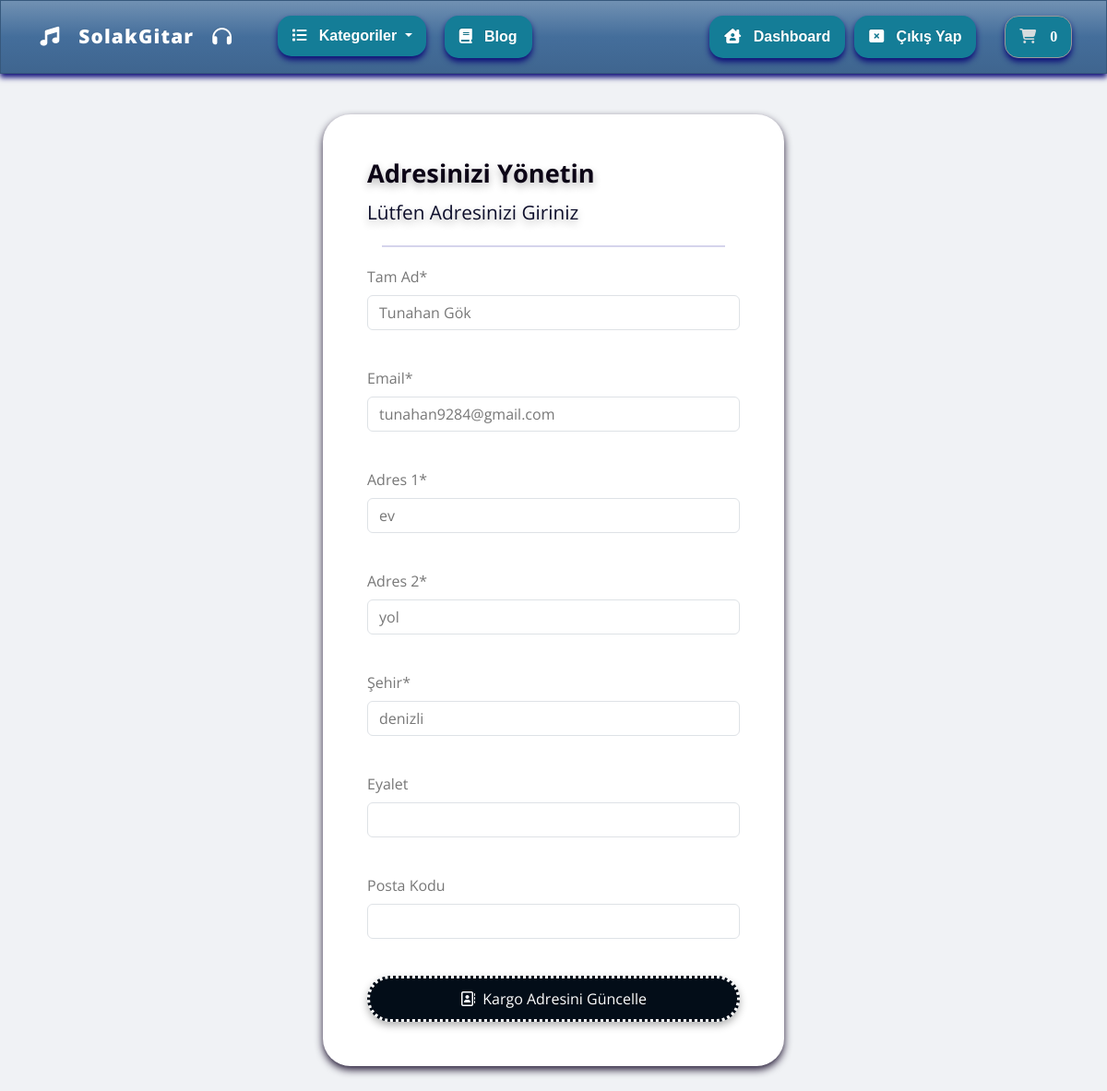
Screenshot of /account/manage-shipping (signed in) with the database file from the repository.
### payment/models.py (models this page shows, shortened)
class ShippingAddress(models.Model):
    full_name = models.CharField(max_length=120)
    email = models.EmailField(max_length=150)
    address1=models.CharField(max_length=300)
    address2=models.CharField(max_length=300)
    city=models.CharField(max_length=100)
    state=models.CharField(max_length=80, null=True, blank=True)
    zipcode=models.CharField(max_length=30, null=True, blank=True)
    user = models.ForeignKey(User, on_delete=models.CASCADE, null=True, blank=True)
    class Meta:
        verbose_name_plural = 'Shipping Address'

### account/views.py (the view, shortened to what this page needs)
# urls.py: path('manage-shipping', views.manage_shipping, name='manage-shipping'),
@login_required(login_url='my-login')
def manage_shipping(request):
    try:
        shipping = ShippingAddress.objects.get(user=request.user.id)
    except ShippingAddress.DoesNotExist:
        shipping = None
    form = ShippingForm(instance=shipping)
    context = {'form':form}
    return render(request, 'account/manage-shipping.html', context=context)

### payment/forms.py
class ShippingForm(forms.ModelForm):
    class Meta:
        model=ShippingAddress
        fields = ['full_name', 'email', 'address1', 'address2', 'city', 'state', 'zipcode']
        exclude = ['user',]
        labels = {
            'full_name': 'Tam Ad',
            'email': 'Email',
            'address1': 'Adres 1',
            'address2': 'Adres 2',
            'city': 'Şehir',
            'state': 'Eyalet',
            'zipcode': 'Posta Kodu'
        }

### cart/cart.py (called while the page is built)
    def __len__(self):
        return sum(item['qty'] for item in self.cart.values())

### cart/context_processors.py (called while the page is built)
def cart(request):
    return {'cart': Cart(request)}

### store/models.py (called while the page is built)
    def get_absolute_url(self):
        return reverse('list-category', args=[self.slug])

### store/views.py (called while the page is built)
def categories(request):
    all_categories = Category.objects.all()
    return {'all_categories': all_categories}

### account/templates/account/manage-shipping.html (shortened to what this page needs)
{% include "store/base.html" %}
{% load static %}
{% load crispy_forms_tags %}
{% block content %}
    <body>
        <br>
        <div class="container bg-white shadow-md p-5 form-layout">
            <h3> Adresinizi Yönetin </h3>
            <p> Lütfen Adresinizi Giriniz </p>
            <hr>
            <form method="post" autocomplete="off">
                {{form.full_name|as_crispy_field}}
                <br>
                {{form.email|as_crispy_field}}
                <br>
                {{form.address1|as_crispy_field}}
                <br>
                {{form.address2|as_crispy_field}}
                <br>
                {{form.city|as_crispy_field}}
                <br>
                {{form.state|as_crispy_field}}
                <br>
                {{form.zipcode|as_crispy_field}}
                <br>
                <button type="submit" class="btn-custom"><i class="fa-regular fa-address-book"></i>&nbsp; Kargo Adresini Güncelle </button>
            </form>
        </div>
    </body>
{% endblock %}

### css/styles.css (style rules this page uses)
.form-layout { border-radius: 20px; width: 500px; }

### store/templates/store/base.html (style rules this page uses)
.container hr { border: none; border-top: 2px solid #5854b5; margin: 1rem 1rem; }
.container { max-width: 1200px; margin: 0 auto; padding: 1rem 2rem; }

### account/templates/account/manage-shipping.html (style rules this page uses)
body { background-color: #f0f2f5; }
.container { background-color: #fff; border-radius: 30px; box-shadow: 0 4px 8px rgba(16, 4, 34, 0.9); padding: 20px; margin-top: 20px; }
h3 { font-size: 1.7rem; color: #0c0416; font-weight: bolder; margin-bottom: 10px; text-shadow: 0 4px 8px rgba(0, 0, 0, 0.3); }
p { font-size: 1.3rem; color: #0d0e2b; margin-bottom: 20px; text-shadow: 0 4px 8px rgba(0, 0, 0, 0.3); }
form { margin-top: 20px; }
.btn-custom { background-color: #030d18; border: dotted; padding: 10px 20px; font-size: 1rem; border-radius: 25px; color: #fff; text-decoration: none; width: 100%; box-shadow: 0 4px 8px rgba(0, 0, 0, 0.3); }
.form-control { margin-bottom: 7px; }

### rows the page displays
ShippingAddress: full_name "Tunahan Gök", email "tunahan9284@gmail.com", address1 "ev", address2 "yol", city "denizli"
